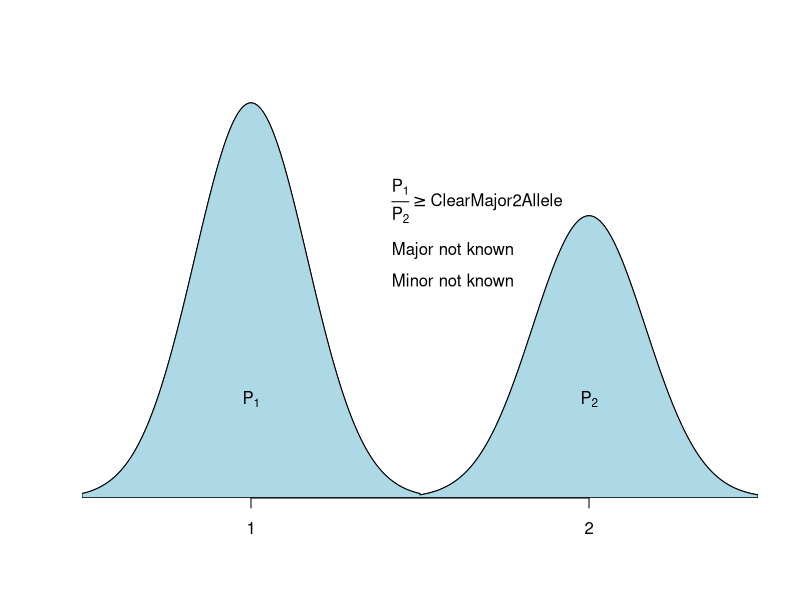
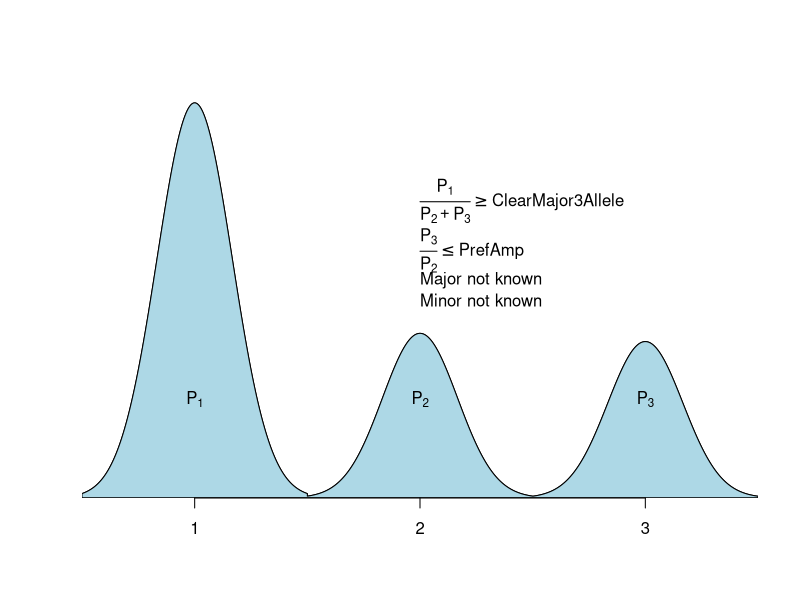
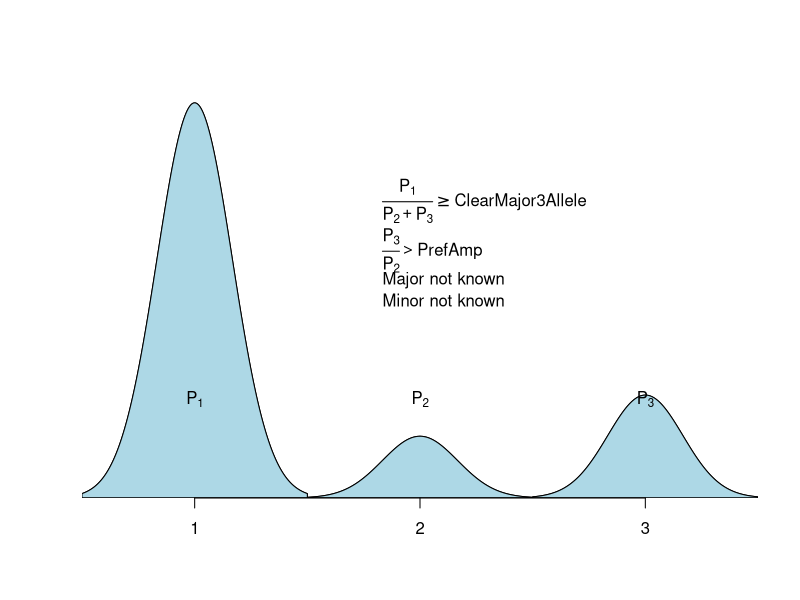
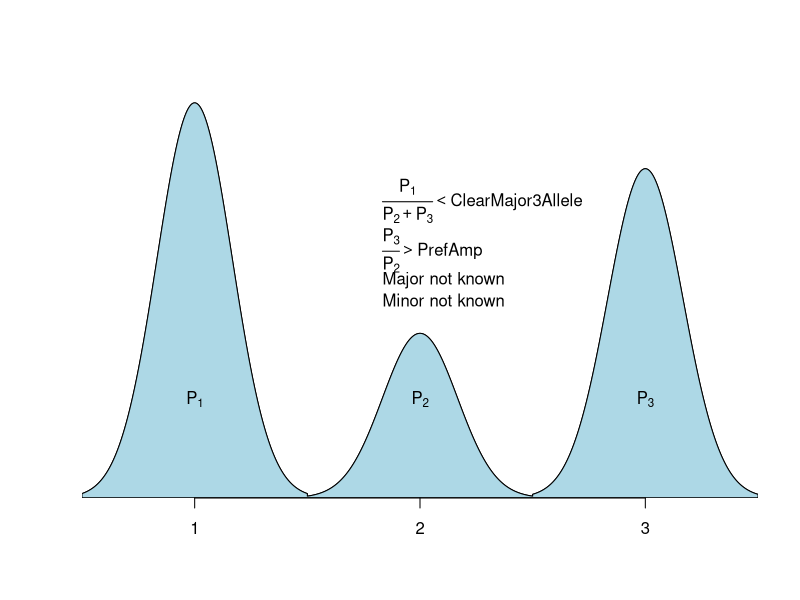
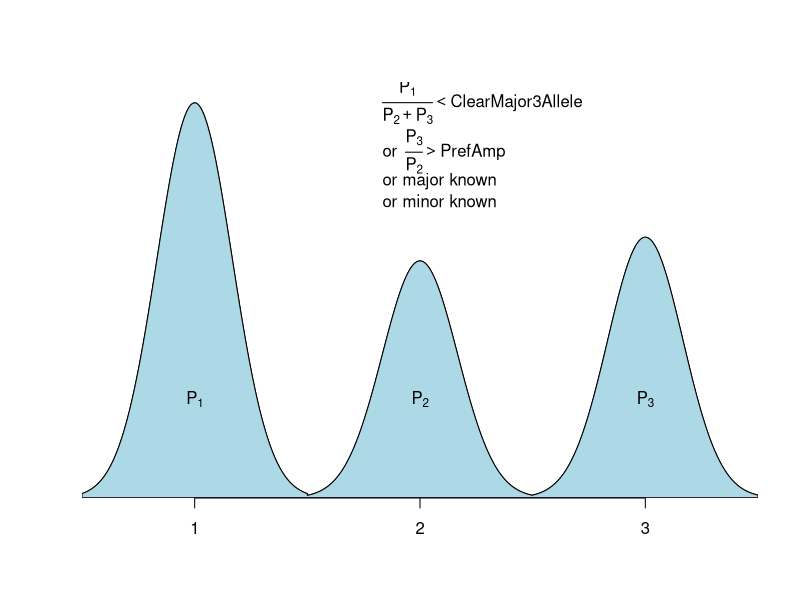
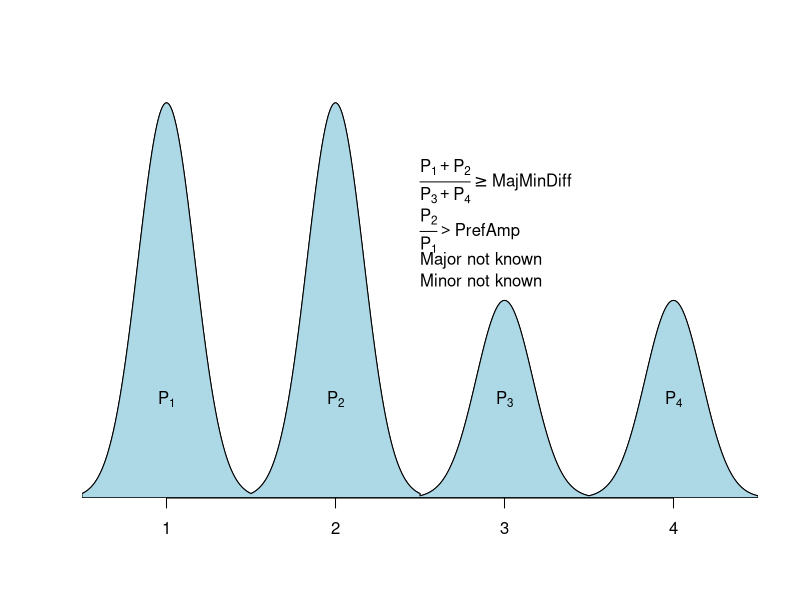
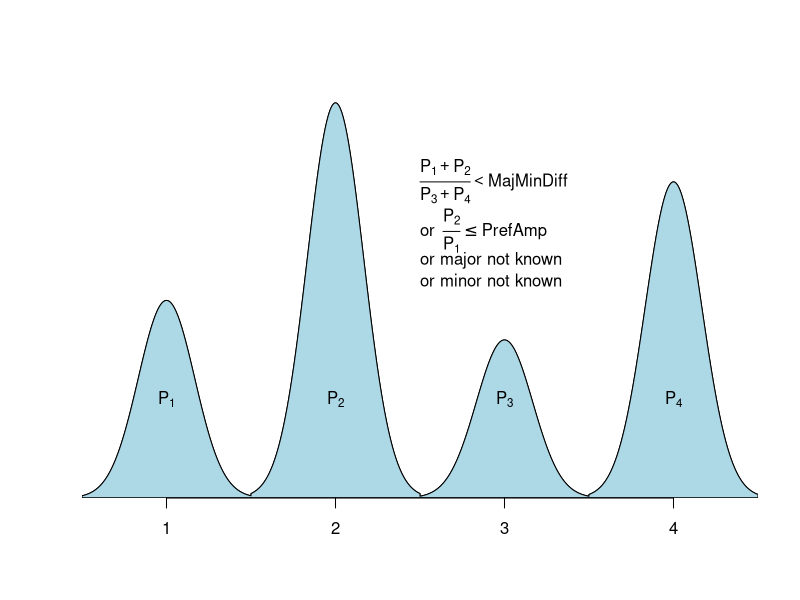

The R script that drew these images, in order:
#TWO_CASE1
x1<-seq(-3,3,length=200)
y1<-dnorm(x1)
x2<-x1+6
y2<-y1/1.4
x<-c(x1,x2)
y<-c(y1,y2)
par(xaxs="i",yaxs="i")
plot(x,y,type="l",axes=F,xlab="",ylab="",ylim=c(0,0.42))
polygon(c(x[1],x,x[400]),c(0,y,0),col="light blue")
axis(1,at=c(0,6),labels=c("1","2"))
abline(h=0)

text(0,0.1,expression(P[1]))
text(6,0.1,expression(P[2]))
text(2.5,0.3,expression(frac(P[1],P[2])>=ClearMajor2Allele),adj=0)
text(2.5,0.25,"Major not known",adj=0)
text(2.5,0.22,"Minor not known",adj=0)

#THREE_CASE1
x1<-seq(-3,3,length=200)
y1<-dnorm(x1)
x2<-x1+6
y2<-y1/2.4
x3<-x2+6
x<-c(x1,x2,x3)
y<-c(y1,y2,y2*0.95)
par(xaxs="i",yaxs="i")
plot(x,y,type="l",axes=F,xlab="",ylab="",ylim=c(0,0.42))
polygon(c(x[1],x,x[600]),c(0,y,0),col="light blue")
axis(1,at=c(0,6,12),labels=c("1","2","3"))
abline(h=0)

text(0,0.1,expression(P[1]))
text(6,0.1,expression(P[2]))
text(12,0.1,expression(P[3]))
text(6,0.3,expression(frac(P[1],P[2]+P[3])>=ClearMajor3Allele),adj=0)
text(6,0.25,expression(frac(P[3],P[2])<=PrefAmp),adj=0)
text(6,0.22,"Major not known",adj=0)
text(6,0.20,"Minor not known",adj=0)

#THREE_CASE2
x1<-seq(-3,3,length=200)
y1<-dnorm(x1)
x2<-x1+6
y2<-y1/(2.4*8/3)
x3<-x2+6
x<-c(x1,x2,x3)
y<-c(y1,y2,y2*5/3)
par(xaxs="i",yaxs="i")
plot(x,y,type="l",axes=F,xlab="",ylab="",ylim=c(0,0.42))
polygon(c(x[1],x,x[600]),c(0,y,0),col="light blue")
axis(1,at=c(0,6,12),labels=c("1","2","3"))
abline(h=0)

text(0,0.1,expression(P[1]))
text(6,0.1,expression(P[2]))
text(12,0.1,expression(P[3]))
text(5,0.3,expression(frac(P[1],P[2]+P[3])>=ClearMajor3Allele),adj=0)
text(5,0.25,expression(frac(P[3],P[2])>PrefAmp),adj=0)
text(5,0.22,"Major not known",adj=0)
text(5,0.20,"Minor not known",adj=0)

#THREE_CASE3
x1<-seq(-3,3,length=200)
y1<-dnorm(x1)
x2<-x1+6
y2<-y1/2.4
x3<-x2+6
x<-c(x1,x2,x3)
y<-c(y1,y2,y2*2)
par(xaxs="i",yaxs="i")
plot(x,y,type="l",axes=F,xlab="",ylab="",ylim=c(0,0.42))
polygon(c(x[1],x,x[600]),c(0,y,0),col="light blue")
axis(1,at=c(0,6,12),labels=c("1","2","3"))
abline(h=0)

text(0,0.1,expression(P[1]))
text(6,0.1,expression(P[2]))
text(12,0.1,expression(P[3]))
text(5,0.3,expression(frac(P[1],P[2]+P[3])<ClearMajor3Allele),adj=0)
text(5,0.25,expression(frac(P[3],P[2])>PrefAmp),adj=0)
text(5,0.22,"Major not known",adj=0)
text(5,0.20,"Minor not known",adj=0)

#THREE_CASE4
x1<-seq(-3,3,length=200)
y1<-dnorm(x1)
x2<-x1+6
y2<-y1*0.6
x3<-x2+6
x<-c(x1,x2,x3)
y<-c(y1,y2,y2*1.1)
par(xaxs="i",yaxs="i")
plot(x,y,type="l",axes=F,xlab="",ylab="",ylim=c(0,0.42))
polygon(c(x[1],x,x[600]),c(0,y,0),col="light blue")
axis(1,at=c(0,6,12),labels=c("1","2","3"))
abline(h=0)

text(0,0.1,expression(P[1]))
text(6,0.1,expression(P[2]))
text(12,0.1,expression(P[3]))
text(5,0.4,expression(frac(P[1],P[2]+P[3])<ClearMajor3Allele),adj=0)
text(5,0.35,expression(paste("or"~~frac(P[3],P[2])>PrefAmp)),adj=0)
text(5,0.32,"or major known",adj=0)
text(5,0.30,"or minor known",adj=0)


#FOUR_CASE1

x1<-seq(-3,3,length=200)
y1<-dnorm(x1)
x2<-x1+6
y2<-y1
y3<-y1*.5
y4<-y1*.5
x3<-x2+6
x4<-x3+6
x<-c(x1,x2,x3,x4)
y<-c(y1,y2,y3,y4)
par(xaxs="i",yaxs="i")
plot(x,y,type="l",axes=F,xlab="",ylab="",ylim=c(0,0.42))
polygon(c(x[1],x,x[800]),c(0,y,0),col="light blue")
axis(1,at=c(0,6,12,18),labels=c("1","2","3","4"))
abline(h=0)

text(0,0.1,expression(P[1]))
text(6,0.1,expression(P[2]))
text(12,0.1,expression(P[3]))
text(18,0.1,expression(P[4]))

text(9,0.32,expression(frac(P[1]+P[2],P[3]+P[4])>=MajMinDiff),adj=0)
text(9,0.27,expression(frac(P[2],P[1])>PrefAmp),adj=0)
text(9,0.24,"Major not known",adj=0)
text(9,0.22,"Minor not known",adj=0)

#FOUR_CASE2

x1<-seq(-3,3,length=200)
y1<-dnorm(x1)
x2<-x1+6
y2<-y1
y1<-0.5*y1
y3<-y1*.8
y4<-y2*.8
x3<-x2+6
x4<-x3+6
x<-c(x1,x2,x3,x4)
y<-c(y1,y2,y3,y4)
par(xaxs="i",yaxs="i")
plot(x,y,type="l",axes=F,xlab="",ylab="",ylim=c(0,0.42))
polygon(c(x[1],x,x[800]),c(0,y,0),col="light blue")
axis(1,at=c(0,6,12,18),labels=c("1","2","3","4"))
abline(h=0)

text(0,0.1,expression(P[1]))
text(6,0.1,expression(P[2]))
text(12,0.1,expression(P[3]))
text(18,0.1,expression(P[4]))

text(9,0.32,expression(frac(P[1]+P[2],P[3]+P[4])<MajMinDiff),adj=0)
text(9,0.27,expression(paste("or",~~frac(P[2],P[1])<=PrefAmp)),adj=0)
text(9,0.24,"or major not known",adj=0)
text(9,0.22,"or minor not known",adj=0)
